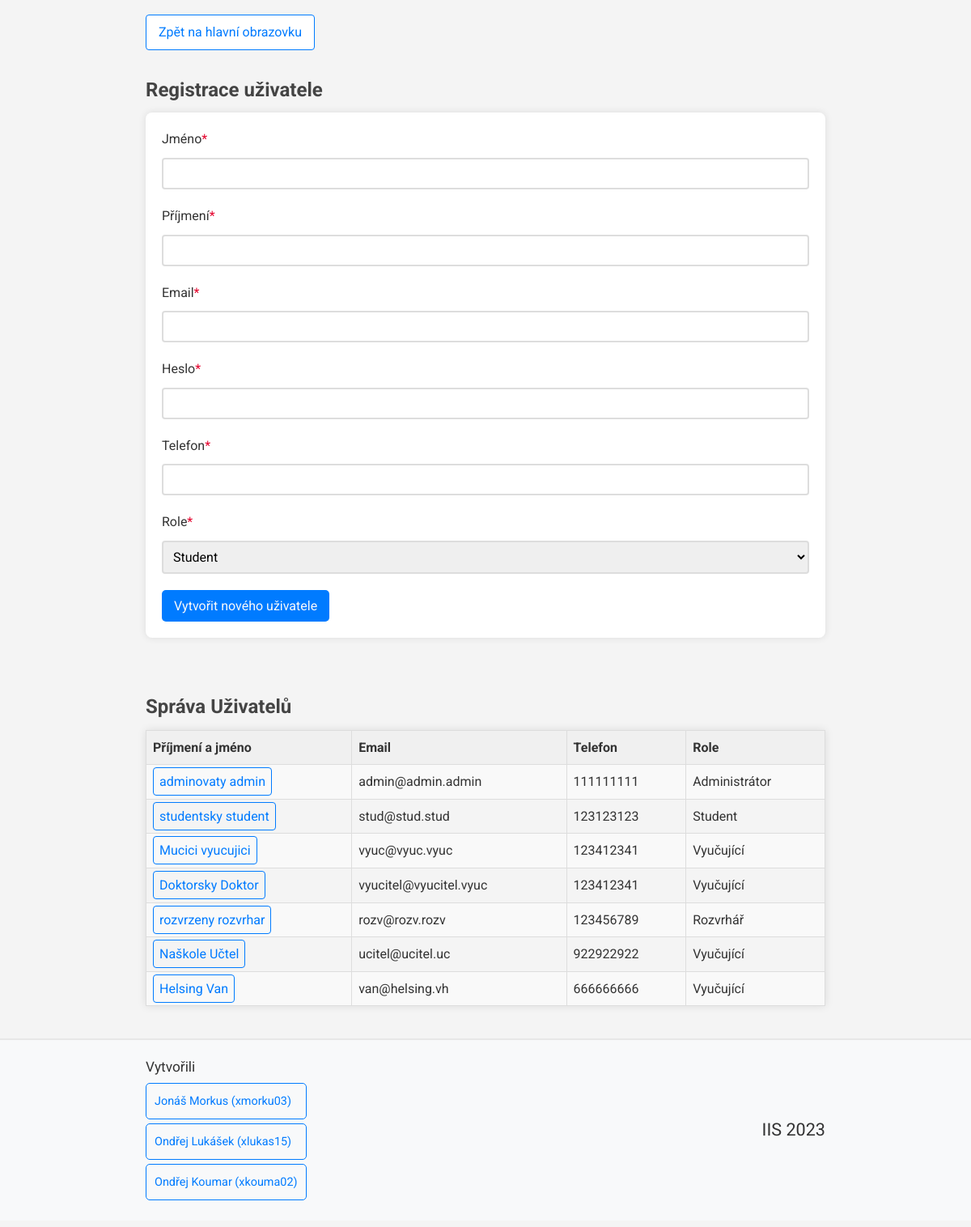
The page /views/user_views/user_management.php (signed in) on the database as committed earlier.
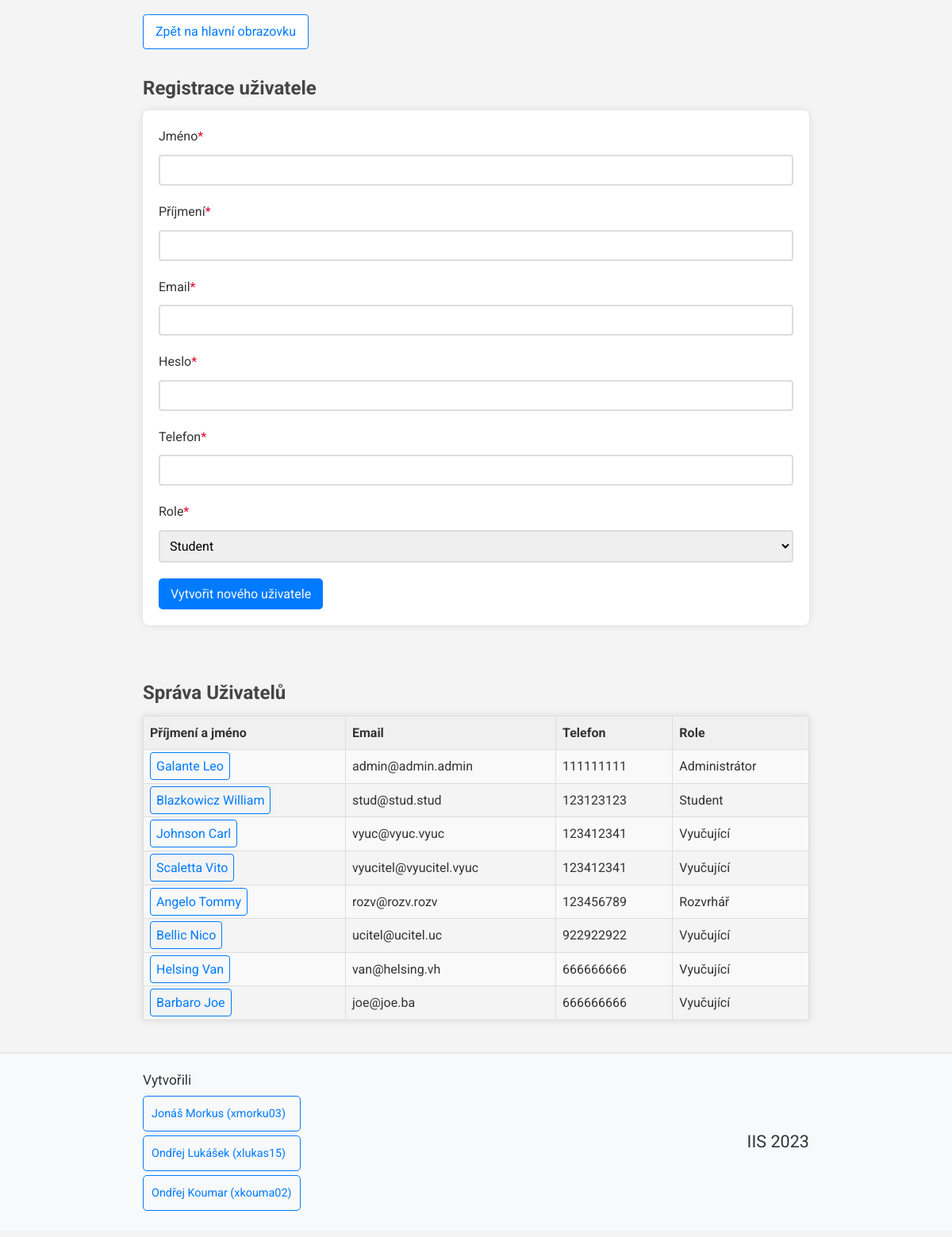
The same page on the database as committed later.
### tables this page shows
CREATE TABLE Osoba (
	ID_Osoba INT(5) NOT NULL AUTO_INCREMENT,
	jmeno varchar(15) NOT NULL,
	prijmeni varchar(15) NOT NULL,
	email varchar(50) NOT NULL,
    heslo varchar(255) NOT NULL,  
	telefon INT(9) NOT NULL,
    role varchar(4) NOT NULL,  
	PRIMARY KEY (ID_Osoba)
);

### misc/db_conn_parameters.php (called while the page is built)
<?php
function getDbConnectionParams()
{
    $connString = "mysql:host=db;dbname=mydatabase";
    $userName = "myuser";
    $password = "mypassword";
    $options = array(
        PDO::MYSQL_ATTR_INIT_COMMAND => "SET NAMES 'utf8'"
    );
    return array(
        "connString" => $connString,
        "userName" => $userName,
        "password" => $password,
        "options" => $options
    );
}

### services/user_service.php (called while the page is built, shortened)
<?php
require_once __DIR__ . "/../misc/db_conn_parameters.php";
class userService {
    private PDO $pdo;
    function __construct()
    {
        try {
            $params = getDbConnectionParams();
            $this->pdo = new PDO($params["connString"], $params["userName"], $params["password"], $params["options"]);
        }
        catch (PDOException $e) {
            error_log("Error connecting to database: " . $e->getMessage());
        }
    }
    function getUserIDs(): array|string
    {
        try {
            $stmt = $this->pdo->prepare("SELECT ID_Osoba FROM Osoba");
            $stmt->execute();
            $userArray = array();
            while ($row = $stmt->fetch(PDO::FETCH_ASSOC)) {
                $userArray[] = $row['ID_Osoba'];
            }
            return $userArray;
        }
        catch (PDOException $e) {
            return "Could not get user IDs: " . $e->getMessage();
        }
    }
    function getUserInfo($ID) {
        try {
            $stmt = $this->pdo->prepare("SELECT * FROM Osoba WHERE ID_Osoba = ?");
            $stmt->execute(array($ID));
            return $stmt->fetch(PDO::FETCH_ASSOC);
        }
        catch (PDOException $e) {
            error_log("Fetch of user information unsuccessful: " . $e->getMessage());
            return null;
        }
    }
}

### controllers/user_controllers/user_load.php (the view)
<?php
require_once "../../common.php";
require_once "../../services/user_service.php";
function loadUser($ID): string
{
    $accountService = new userService();
    $userInfo = $accountService->getUserInfo($ID);
    $fullName = '<td><a href="../../views/user_views/user_info.php?ID='. $userInfo['ID_Osoba'] .'">' . $userInfo['prijmeni'] . ' ' . $userInfo['jmeno'] . '</a></td>';
    $email = '<td>' . $userInfo['email'] . '</td>';
    $phone = '<td>' . $userInfo['telefon'] . '</td>';
    $role = '<td>' . roleName($userInfo['role']) . '</td>';
    return $fullName . $email . $phone . $role;
}

### common.php (shortened to what this page needs)
<?php
function make_header($title): void
{
    $domain = 'http://localhost:8080';
    ?>
    <!DOCTYPE html>
    <html lang="cs">
    <head>
        <link rel="stylesheet" href="<?= $domain . '/public/style.css'?>">
    </head>
    <body>
    <div class="container">
    <?php
}
function make_footer() : void
{
    ?>
    </div>
    </body>
    </html>
    <footer>
        <div class="container">
            <div id="creators">
                <span>Vytvořili</span>
                <ul>
                    <li><a href="https://github.com/jonys124" target="_blank">Jonáš Morkus (xmorku03)</a></li>
                    <li><a href="https://github.com/MOONYROS" target="_blank">Ondřej Lukášek (xlukas15)</a></li>
                    <li><a href="https://github.com/Kumismar" target="_blank">Ondřej Koumar (xkouma02)</a></li>
                </ul>
            </div>
            <div id="origin">
                <p>IIS 2023</p>
            </div>
        </div>
    </footer>
    <?php
}
function roleName($input): string {
    return match ($input) {
        "admi" => "Administrátor",
        "stud" => "Student",
        "vyuc" => "Vyučující",
        "rozv" => "Rozvrhář",
        "gara" => "Garant",
        default => $input,
    };
}
function requiredField() {
    return '<span class="required">*</span>';
}

### views/user_views/user_management.php (shortened to what this page needs)
<?php
require_once "../../common.php";
require_once "../../controllers/user_controllers/user_load.php";
require_once "../../services/user_service.php";
make_header("Správa uživatelů");
?>
<a class='direct_link' href='../main_page.php'>Zpět na hlavní obrazovku</a>
<h2>Registrace uživatele</h2>
<form action="../../controllers/user_controllers/user_register.php" method="post" onsubmit="return validateForm(fields);">
    <label for="jmeno">Jméno<?= requiredField(); ?></label>
    <input type="text" name="jmeno" id="jmeno"><br>
    <label for="prijmeni">Příjmení<?= requiredField(); ?></label>
    <input type="text" name="prijmeni" id="prijmeni"><br>
    <label for="email">Email<?= requiredField(); ?></label>
    <input type="email" name="email" id="email"><br>
    <label for="heslo">Heslo<?= requiredField(); ?></label>
    <input type="password" name="heslo" id="heslo"><br>
    <label for="telefon">Telefon<?= requiredField(); ?></label>
    <input type="tel" id="telefon" name="telefon"><br>
    <label for="role">Role<?= requiredField(); ?></label>
    <select id="role" name="role">
        <option value="stud" selected>Student</option>
    </select><br>
    <input type="submit" value="Vytvořit nového uživatele">
</form>
<br>
<h2>
    Správa Uživatelů
</h2>
<div>
    <table>
        <tr>
            <th>Příjmení a jméno</th>
            <th>Email</th>
            <th>Telefon</th>
            <th>Role</th>
        </tr>
        <?php
        $service = new userService();
        $userIDs = $service->getUserIDs();
        foreach($userIDs as $ID) {
            echo '<tr>' . loadUser($ID) . '</tr>';
        }
        ?>
    </table>
</div>
<?php
make_footer();
?>

### public/style.css (style rules this page uses)
.required { color: #e4002b; }
.direct_link { display: inline-block; color: #007bff; background-color: #fff; padding: 8px 15px; margin: 10px 0; border-radius: 4px; text-decoration: none; border: 1px solid #007bff; transition: background-color 0.3s, color 0.3s; }
* { font-family: 'Roboto', sans-serif; }
body { background-color: #f4f4f4; color: #333; line-height: 1.6; margin: 8px 0; }
.container { width: 70%; margin: auto; }
h1, h2, h3 { color: #333; }
h2 { font-size: 1.5em; color: #444; margin-bottom: 0.4em; }
ul { list-style: none; padding: 0; }
ul li { background: #e7e7e7; margin-bottom: 10px; padding: 10px; border-radius: 5px; }
form { background: #fff; padding: 20px; border-radius: 8px; box-shadow: 0 0 10px rgba(0,0,0,0.1); margin-bottom: 20px; }
input, select { font-size: 1em; }
input[type="text"], input[type="number"], input[type="tel"], input[type="email"], input[type="password"], select { width: 100%; padding: 8px; margin-bottom: 20px; border-radius: 4px; border: 2px solid #ddd; box-sizing: border-box; }
label { display: inline-block; align-items: center; margin-right: 20px; margin-bottom: 10px; }
input[type="submit"] { background: #007bff; color: #f8f9fa; padding: 10px 15px; border: none; border-radius: 5px; cursor: pointer; transition: background-color 0.3s, color 0.3s; }
table { width: 100%; border-collapse: collapse; margin-bottom: 20px; box-shadow: 0 0 10px rgba(0,0,0,0.1); }
table, th, td { border: 1px solid #ddd; }
th, td { text-align: left; padding: 8px; }
th { background-color: #f0f0f0; }
tr:nth-child(even) { background-color: #f9f9f9; }
table a, button { text-decoration: none; color: #007bff; border: 1px solid #007bff; border-radius: 4px; padding: 7px; transition: background-color 0.3s, color 0.3s; }
footer { background-color: #f8f9fa; color: #333; padding: 20px 0; border-top: 2px solid #e7e7e7; font-size: 0.9em; margin-top: 40px; }
footer .container { display: flex; justify-content: space-between; align-items: center; width: 70%; margin: auto; }
footer span { display: inline-block; font-size: 1.2em; padding-bottom: 0.3em; }
footer #creators ul { list-style: none; padding: 0; margin: 0; }
footer #creators ul li { margin-bottom: 5px; background-color: #f8f9fa; border: 1px solid #007bff; transition: background-color 0.3s, color 0.3s; }
footer #creators ul li a { color: #007bff; text-decoration: none; transition: background-color 0.3s, color 0.3s; }
footer #origin p { margin: 0; font-size: 1.5em; }

Rows that differ between the two databases and show on the page:
changed osoba "admin@admin.admin": prijmeni "adminovaty" → "Galante"; jmeno "admin" → "Leo"
changed osoba "stud@stud.stud": prijmeni "studentsky" → "Blazkowicz"; jmeno "student" → "William"
changed osoba "vyuc@vyuc.vyuc": prijmeni "Mucici" → "Johnson"; jmeno "vyucujici" → "Carl"
changed osoba "vyucitel@vyucitel.vyuc": prijmeni "Doktorsky" → "Scaletta"; jmeno "Doktor" → "Vito"
changed osoba "rozv@rozv.rozv": prijmeni "rozvrzeny" → "Angelo"; jmeno "rozvrhar" → "Tommy"
changed osoba "ucitel@ucitel.uc": prijmeni "Naškole" → "Bellic"; jmeno "Učtel" → "Nico"
added osoba: prijmeni "Barbaro", jmeno "Joe", email "joe@joe.ba", telefon "666666666", role "Vyučující"
